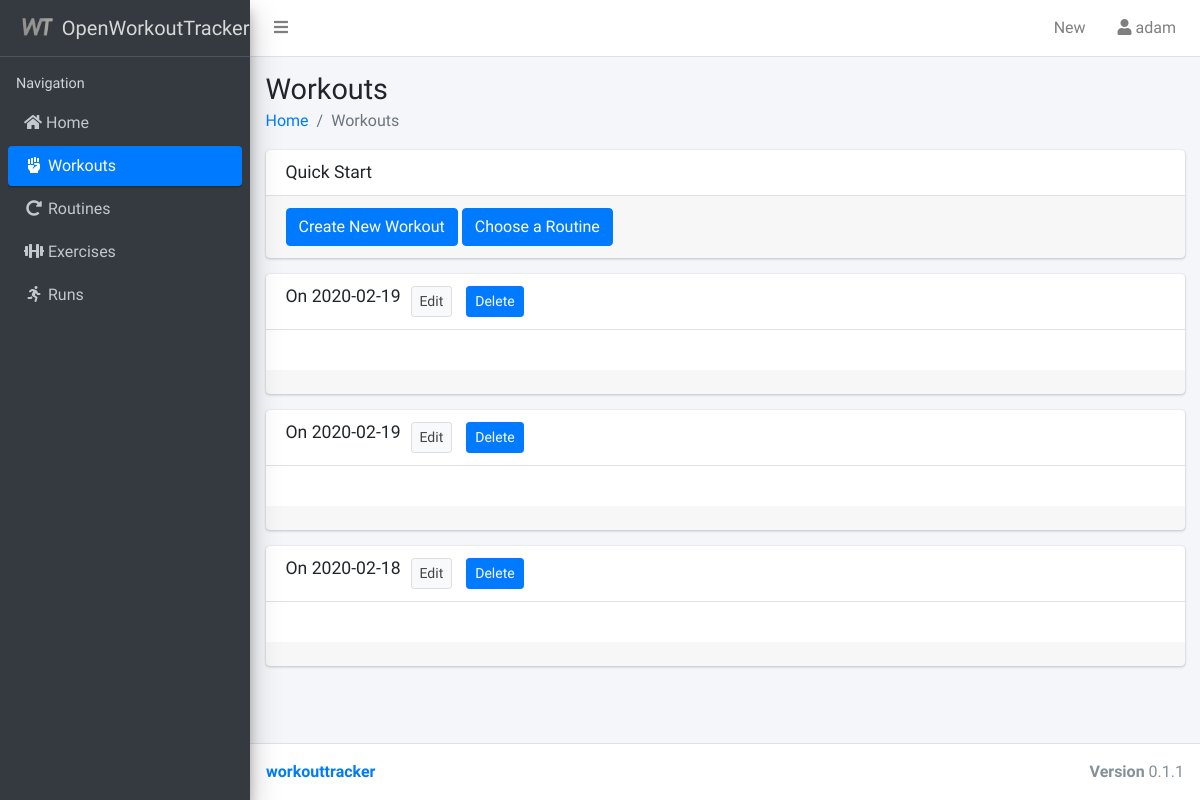
The app's page /workouts/ (signed in), older data.
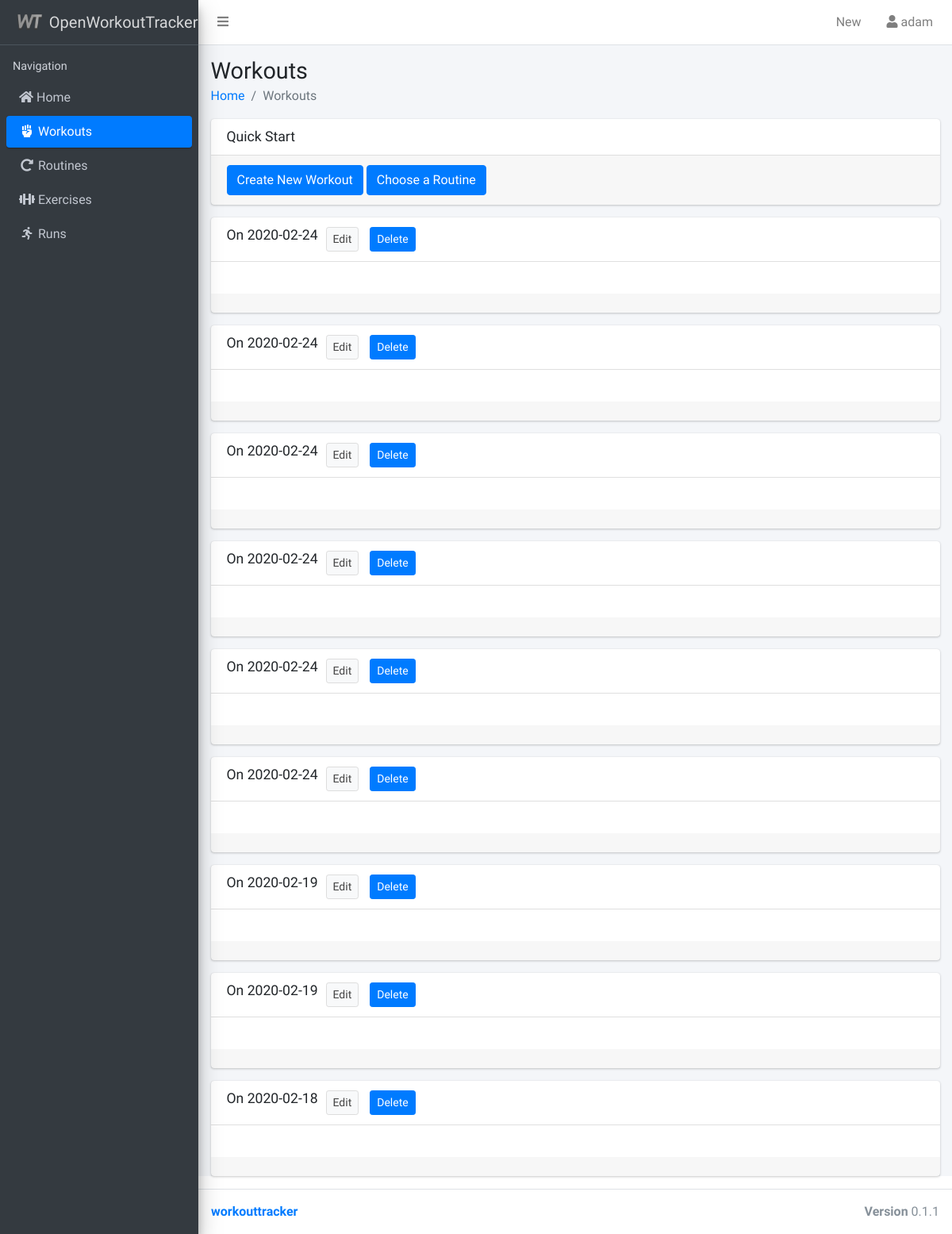
The same page, newer data.
### workouttracker/models.py (models this page shows, shortened)
class Workout(models.Model):
    date = models.DateField(default=date.today)
    description = models.TextField(blank=True, null=True)
    last_modified = models.DateTimeField(auto_now=True)
    user = models.ForeignKey(User, on_delete=models.SET_NULL, null=True, blank=True)
    objects = WorkoutQuerySet.as_manager()
    class Meta:
        verbose_name_plural = 'workouts'
        ordering = ['date']
    def __str__(self):
        return str(self.date)

### workouttracker/views/workouts.py (the view)
# urls.py: path('workouts/', workout_views.WorkoutIndex.as_view(), name='workouts'),
class WorkoutIndex(LoginRequiredMixin, generic.ListView):
    template_name = 'workouttracker/workout_overview.html'
    context_object_name = 'workouts'
    model = Workout
    paginate_by = 50
    class workoutEntry:
        name=''
        exercises=[]
    def get_queryset(self):
        queryset = super().get_queryset()
        queryset = queryset.filter(user=self.request.user)
        if 'workoutexercise' in self.request.GET:
            queryset = queryset.filter(workoutexercise_id=self.request.GET['workoutexercise'])
        return queryset
    def get_context_data(self, **kwargs):
        context = super().get_context_data(**kwargs)
        context['menu'] = 'workouts'
        workouts = context['workouts']
        workoutsList = []
        for workout in Workout.objects.belongsTo(self.request.user).dateDescending():
            entry = self.workoutEntry()
            entry.name = workout
            entry.exercises = WorkoutExercise.objects.filter(user=self.request.user).filter(workout_id=workout.id)
            workoutsList.append({"name": workout, "id": workout.id, "exercises": WorkoutExercise.objects.filter(user=self.request.user).filter(workout_id=workout.id)})
        context['workoutsList'] = workoutsList
        return context

### workouttracker/models.py (called while the page is built)
    def dateDescending(self):
        return self.order_by('-date')

    def belongsTo(self, user):
        return self.filter(user=user)

### workouttracker/templates/workouttracker/workout_overview.html (shortened to what this page needs)
{% extends 'workouttracker/base.html' %}
{% load static %}
{% load tags %}
{% load humanize %}
{% block content_header %}
<h1>Workouts</h1>
<ol class="breadcrumb">
  <li class="breadcrumb-item"><a href="/">Home</a></li>
  <li class="breadcrumb-item active">Workouts</li>
</ol>
{% endblock %}
{% block content %}
<div class="card">
  <div class="card-header with-border">
    <h3 class="card-title">Quick Start</h3>
  </div>
  <div class="card-footer">
    <a class="btn btn-primary" href="{% url 'workout_create' %}">Create New Workout</a>
    <a class="btn btn-primary" href="{% url 'routines' %}">Choose a Routine</a>
  </div>
</div>
{% for workout in workoutsList %}
<div class="card">
  <div class="card-header with-border">
    <h3 class="card-title" >On {{ workout.name }}</h3>
    <span>
      <a class="btn btn-default btn-sm" style="margin-left: 10px;" href="{% url 'workout_update' workout.id %}">Edit</a>
    <a href="#" onclick="document.getElementById('delete_form_{{workout.id}}').submit();" class="btn btn-primary btn-sm" style="margin-left: 10px;">Delete</a>
  </span>
  </div>
  <div class="card-body">
    </div>
    <div class="card-footer text-center">
      </div>
    </div>
{% endfor %}
{% endblock %}

Row changes from the older to the newer data that the page shows:
added Workout: name "2020-02-24"
added Workout: name "2020-02-24"
added Workout: name "2020-02-24"
added Workout: name "2020-02-24"
added Workout: name "2020-02-24"
added Workout: name "2020-02-24"
